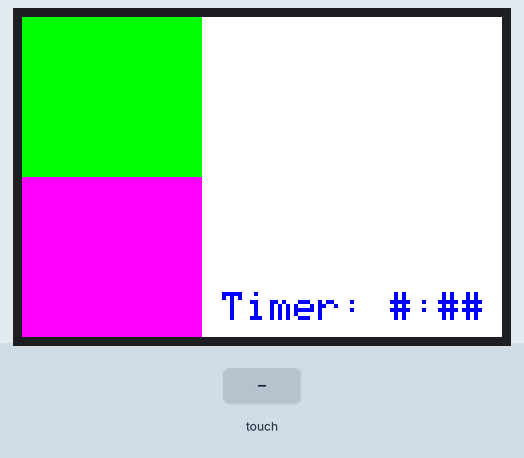
Recording of a sketch running on a simulated Arduino Uno, built with avr-gcc and run on an emulated ATmega328P. On the bench: 480×320 colour display. The inputs (shaded band) are chosen by the test bench. What the sketch prints to the serial monitor is not drawn.

Above: at 1.5 s.
1.6 s: touch panel pressed at 62 % / 70 % of its raw x / y range
At 2.3 s:
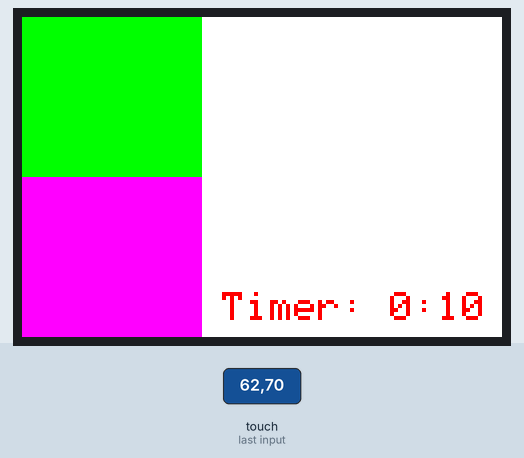
At 4.2 s:
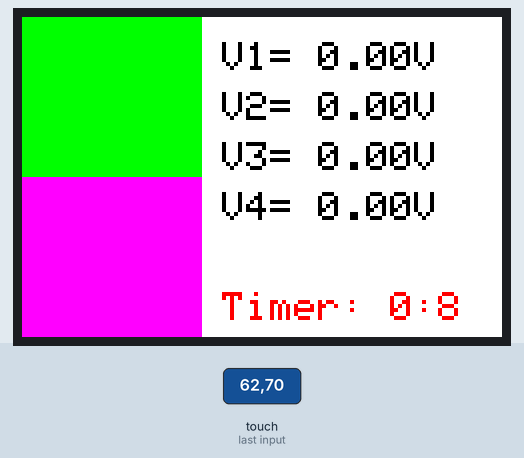
4.5 s: touch panel pressed at 62 % / 10 % of its raw x / y range
At 4.9 s:
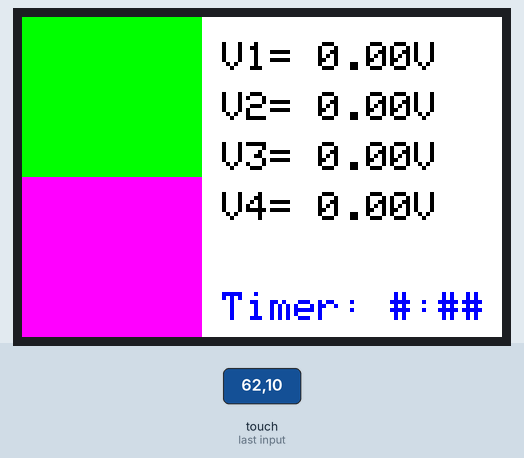
Timing chart, 0 to 7.5 s (numbered marks = the images above; inputs shaded):
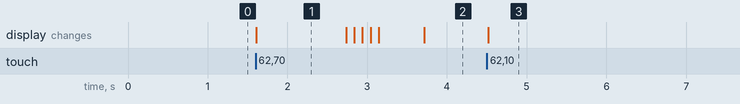

Measured:
- after the input at 1.6 s, the display: changes at once (image 1)
- after the input at 4.5 s, the display: changes at once (image 3)
- what the display in image 1 shows lasts 1.1 s, from 1.6 s to 2.7 s

The sketch:

Screen_main_nano.ino
```cpp
#include <Adafruit_GFX.h>    // Core graphics library
#include <Adafruit_TFTLCD.h> // Hardware-specific library
#include <MCUFRIEND_kbv.h>
//#include <Wire.h> //this line caused problems for compiling for the normal arduino

//touchscreen bits
#include <TouchScreen.h>

#define YP A2  // must be an analog pin, use "An" notation!
#define XM A3  // must be an analog pin, use "An" notation!
#define YM 8   // can be a digital pin
#define XP 9   // can be a digital pin

#define TS_MINX 130
#define TS_MAXX 905

#define TS_MINY 75
#define TS_MAXY 930

TouchScreen ts = TouchScreen(XP, YP, XM, YM, 300);

#define MINPRESSURE 10
#define MAXPRESSURE 1000
//end of touchscreen bits

#define LCD_CS A3 // Chip Select goes to Analog 3
#define LCD_CD A2 // Command/Data goes to Analog 2
#define LCD_WR A1 // LCD Write goes to Analog 1
#define LCD_RD A0 // LCD Read goes to Analog 0
//#define PIN_SD_CS 10 // Adafruit SD shields and modules: pin 10 (but we aren't using this anymore)

#define LCD_RESET A4 //*** Can alternately just connect to Arduino's reset pin *** (seems like A5 is also not used)

// Assign human-readable names to some common 16-bit color values:
#define  BLACK   0x0000
#define BLUE    0x001F
#define RED     0xF800
#define GREEN   0x07E0
#define CYAN    0x07FF
#define MAGENTA 0xF81F
#define YELLOW  0xFFE0
#define WHITE   0xFFFF

MCUFRIEND_kbv tft;

float v1,v2,v3,v4=0.0; //variables for i2c, the motor controller's voltages will go here

const uint16_t identifier = 0x9486; //We are only using this with one type of screen, so no need to identify it via conditional code

//Wibbly-wobbly Timey-wymey
long int unsigned times = 0;
bool going,raised,checki2c = false;
int countdown = 180;

const int COUNTFROM = 10; //change this around to change where it counts down from

int sending = 0;
//

//these are for the flag
//int x = 120;int y = 55;

void drawFlag(int yOffset) {

  //To do: change how the offsets work and how the coordinates are so that the flag can raise up from the bottom of the screen if this function is looped with decreasing offsets
  //I think this will make the flag look like it is being raised up

  //x is distance from left, y is distance from top, max width appears to be around 480ish before it goes off the screen. The max y height is 320
  //width and height seem to make the rectangle go up? as in towards the origin. 3rd integer is for x width

tft.fillTriangle(211+120, 82+55+yOffset, 202+120, 73+55+yOffset, 211+120, 65+55+yOffset, GREEN); //diamond part
tft.fillTriangle(176+120, 81+55+yOffset, 183+120, 94+55+yOffset, 183+120, 81+55+yOffset, GREEN); //whisker top
tft.fillTriangle(205+120, 81+55+yOffset, 210+120, 122+55+yOffset, 197+120, 93+55+yOffset, GREEN); //whisker top long
tft.fillTriangle(164+120, 97+55+yOffset, 175+120, 108+55+yOffset, 175+120, 97+55+yOffset, GREEN); //bottom whisker
tft.fillTriangle(185+120, 97+55+yOffset, 185+120, 108+55+yOffset, 201+120, 125+55+yOffset, GREEN); //whisker bottom long
tft.fillTriangle(172+120, 113+55+yOffset, 181+120, 113+55+yOffset, 183+120, 126+55+yOffset, GREEN); //parallelogramish thing 1
tft.fillTriangle(183+120, 126+55+yOffset, 193+120, 126+55+yOffset, 181+120, 113+55+yOffset, GREEN); //parallelogramish thing 2
tft.fillTriangle(190+120, 129+55+yOffset, 199+120, 138+55+yOffset, 199+120, 129+55+yOffset, YELLOW); //gold trapezoid point

tft.fillRect(183+120, 81+55+yOffset, 22, 13, GREEN); //whisker top rectangle
tft.fillRect(175+120, 97+55+yOffset, 10, 11, GREEN); //whisker bottom rectangle

tft.fillRect(199+120, 129+55+yOffset, 26, 9, YELLOW); //gold trapezoid body (NOT SYMMETRICAL)

tft.fillRect(220+120, 81+55+yOffset, 22, 13, GREEN); //whisker top rectangle 2
tft.fillRect(237+120, 97+55+yOffset, 10, 11, GREEN); //whisker bottom rectangle 2

tft.fillTriangle(211+120, 82+55+yOffset, 220+120, 73+55+yOffset, 211+120, 65+55+yOffset, GREEN); //diamond part 2
tft.fillTriangle(246+120, 81+55+yOffset, 239+120, 94+55+yOffset, 239+120, 81+55+yOffset, GREEN); //whisker top 2
tft.fillTriangle(217+120, 81+55+yOffset, 212+120, 122+55+yOffset, 225+120, 93+55+yOffset, GREEN); //whisker top long 2
tft.fillTriangle(258+120, 97+55+yOffset, 247+120, 108+55+yOffset, 247+120, 97+55+yOffset, GREEN); //bottom whisker 2
tft.fillTriangle(237+120, 97+55+yOffset, 237+120, 108+55+yOffset, 221+120, 125+55+yOffset, GREEN); //whisker bottom long 2
tft.fillTriangle(250+120, 113+55+yOffset, 241+120, 113+55+yOffset, 239+120, 126+55+yOffset, GREEN); //parallelogramish thing 1 (2)
tft.fillTriangle(239+120, 126+55+yOffset, 229+120, 126+55+yOffset, 241+120, 113+55+yOffset, GREEN); //parallelogramish thing 2
tft.fillTriangle(232+120, 129+55+yOffset, 223+120, 138+55+yOffset, 223+120, 129+55+yOffset, YELLOW); //gold trapezoid point

tft.fillRect(0,0+yOffset,480,75,GREEN); //the top green rectangle
tft.fillRect(0,245+yOffset,480,75,GREEN); //the bottom green rectangle
tft.fillRect(405,0+yOffset,75,320,YELLOW); //the gold bar on the right

tft.fillTriangle(405,0+yOffset,405,75+yOffset,480,0+yOffset,GREEN); //top green triangle
tft.fillTriangle(405,320+yOffset,405,245+yOffset,480,320+yOffset,GREEN); //bottom green triangle
}

void setup(void) {

  Serial.begin(9600);

  tft.reset();
  tft.begin(identifier);

  //BUTTON DRAWING//
  tft.setRotation(3);
  tft.fillScreen(WHITE);//making the background
  tft.fillRect(0,0,180,160,GREEN); //tft.fillRect(300,160,180,160,GREEN); //1000>x>600 and 900>y>500
  tft.fillRect(0,160,180,160,MAGENTA); //tft.fillRect(300,0,180,160,MAGENTA); //940ish>x>620 (130 to 905 y total so 522 is the middle)
  tft.setTextSize(4);

  //TOUCHSCREEN STUFF//
  pinMode(XM, OUTPUT);
  pinMode(YP, OUTPUT);

  //EXTRA SETUP THINGS AND I2C GO HERE//

}

void loop(void) {

  if((micros()-times) >= 980000) { //every second, adjusted to fit the arduino's clock (maybe need to readjust for the nano on the pcb)
    if(going) {
      checki2c = true;
      tft.setCursor(200,275);
      tft.setTextColor(WHITE);
      tft.print("Timer: ");
      tft.print(countdown/60);
      tft.print(":");
      tft.print(countdown%60);
      countdown--;
      times=micros();
    }
    //Serial.println(micros());
    //Serial.println(times);
    }

  TSPoint p = ts.getPoint();
  pinMode(XM, OUTPUT);
  pinMode(YP, OUTPUT);

  if(p.z > MINPRESSURE && p.z < MAXPRESSURE) { //touch coordinate scailing from tftpaint
    p.x = p.x + p.y;
    p.y = p.x - p.y;
    p.x = p.x - p.y;
    p.x = map(p.x, TS_MINX, TS_MAXX, tft.width(), 0);
    p.y = tft.height()-(map(p.y, TS_MINY, TS_MAXY, tft.height(), 0));

    if(p.y > 200) { //remember the screen coordinate system was rotated and even with the mapping the touch coords are still kind of weird
      if(p.x < 242) { //green
        if(!raised) {
          times = micros();
          going = true;
          countdown = COUNTFROM;
          tft.setCursor(200,275);
          tft.setTextColor(WHITE);
          tft.print("Timer: #:##");

          Serial.print(1,DEC);
      }
    }
      else {
        going = false;

        Serial.print(0,DEC);
        if(raised) {
          tft.fillScreen(WHITE);
          tft.fillRect(0,0,180,160,GREEN);
          tft.fillRect(0,160,180,160,MAGENTA);
        }
        else tft.fillRect(200,275,300,275,WHITE);
         //new
        raised=false;

        /*Serial.print("Magenta");*/
        } //magenta
  }
  }
  //the time is printed and checked up here for the sake of the flag, since the time must be on time while the i2c does not need to be
  tft.setCursor(200,275);
  if(going) {
    tft.setTextColor(RED);
    if(countdown < 5) {
      for(int i=280;i>=0;i=i-40) {
          tft.fillScreen(WHITE);
          drawFlag(i);
        }
        raised = true;
        going = false;

    }
    else {

      tft.print("Timer: ");
      tft.print(countdown/60);
      tft.print(":");
      tft.print(countdown%60);

      }
  }
  else {
    if(!raised){
    tft.setTextColor(BLUE);
    tft.print("Timer: #:##");
    }
  }


  if(checki2c && !raised){
  tft.setTextSize(4); //12 is WAY too big for the screen. Seems to be a scale value for the text
  tft.setTextColor(BLACK);
  tft.setCursor(200,25);

  delay(100); //these delays are to simulate an i2c communication happening
  tft.print("V1= ");tft.print(v1);tft.print("V"); //println will go down a line, but it will also go back to the origin x-wise which is very annoying
  tft.setCursor(200,75); //you must therefore still update the cursor's position for each new line

  delay(100); //these delays are to simulate an i2c communication happening
  tft.print("V2= ");tft.print(v2);tft.print("V");
  tft.setCursor(200,125);

  delay(100); //these delays are to simulate an i2c communication happening
  tft.print("V3= ");tft.print(v3);tft.print("V");
  tft.setCursor(200,175);

  delay(100); //these delays are to simulate an i2c communication happening
  tft.print("V4= ");tft.print(v4);tft.print("V");

  }

  checki2c = false;
}
```
